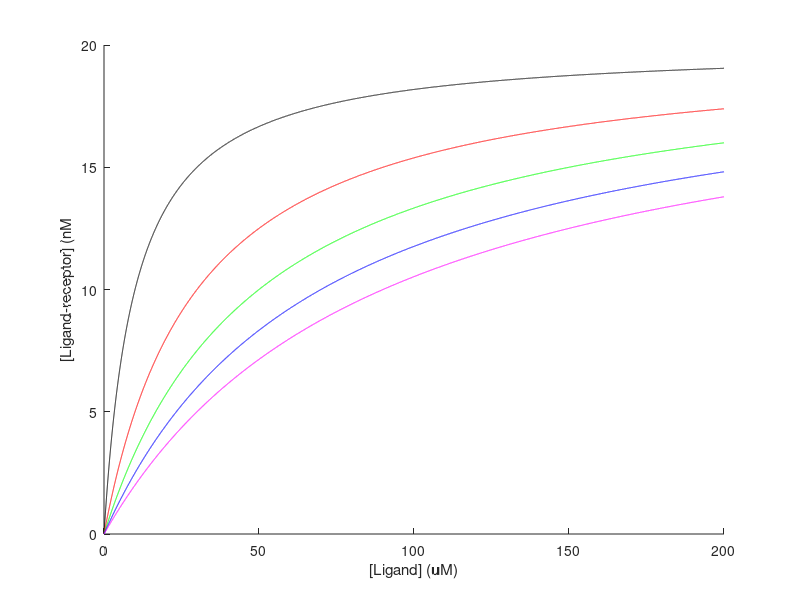

Source code (MATLAB): (Note: this script raises an error after producing the figure.)
%% 

% By Santiago Taguado
% July 18, 2021
% Ligand vs. Ligand-Receptor Mechanism, Image Data Analysis, & Histogram Visualization

%% Ligand vs. Ligand-Receptor Plot

clear all
clc

colors = 'krgbmc';
R_tot = 20;
L = 0:0.01:200;
Kd = 10:20:90;

figure
hold on

for i = 1:length(Kd)
KD = Kd(i);
LR = (R_tot * L) ./ (KD+L);
LR_dat(:,i) = LR;
plot(L,LR,colors(i))
end

xlabel('[Ligand] (uM)')
ylabel('[Ligand-receptor] (nM')

%% From Imaging to Data Analysis

clear all
clc

% The experiment of Calcium Effect in the Ventricular Myocyte of
% a Rat to see the cell is affected by calcium concentration

% Transpose of Image
imagesc(flash4')
colorbar

% Flash Region
flash_transpose = flash4;
flash = flash_transpose(200:300,:);
F_flash = mean(flash);

% No Flash Region
no_flash_1 = flash_transpose(301:512,:);
F_no_flash = mean(no_flash_1);

% Control Region
con_flash = flash_transpose(70:100,:);
F_knot = mean(con_flash);

% Calculating Calcium Concenrations for Flash
R_flash = F_flash./F_knot;

% Calculating Calcium Concentrations for No Flash
R_noflash = F_no_flash./F_knot;

% Plotting
Kd = 1000;
Ca = 150;
Ca_con_flash = (R_flash .* Kd)./(Kd/Ca - R_flash + 1);
Ca_con_noflash = (R_noflash .* Kd)./(Kd/Ca - R_noflash + 1);
time = 1:1:634;

figure
hold on
plot(time,Ca_con_flash, 'r')
plot(time, Ca_con_noflash,'b')
xlabel('Time(s)')
ylabel('[Ca] nM')
legend('Flash', 'No Flash')

%% Analysis of Data: Comparing alcohol consumption to cancer rates

clear all
clc
load sampledata2.mat

patient_age = data(:,1);
patient_drink = data(:,2);
patients_cancer = data(:,3);

% Patients with cancer
sum(patients_cancer > 0);
% Patients who drink more than 6 and less than 5 drinks per week
sum(patient_drink > 6);
sum(patient_drink < 5)
% Patients who drink more than 5 drinks per week
sum(patient_drink > 5)
% Patients over the age of 50 and under the age of 20
sum(patient_age > 50)
sum(patient_age < 20)

% Histogram of Data

can_ind = find(patients_cancer == 1);
no_can_ind = find(patients_cancer == 0);

patient_age_cancer = patient_age(can_ind);
patient_age_nocancer = patient_age(no_can_ind);

edges = [15 25 35 45 55 65 75];
figure
histogram(patient_age_cancer,edges)

% No cancer Histogram
edges = [15 25 35 45 55 65];
histogram(patient_age_nocancer,edges)

% Relating Patient Age and cancer
sum(patient_age_cancer < 30)
mean(patient_age_cancer > 45)

% Relating Patient Age and cancer (2)
mean(patient_age_cancer > 35)

% Relating Patient Age and cancer (3)
mean(patient_age < 25)*100

% Cancer Rates for patients who drink more than 3 times a week
ind = find(patient_drink > 3)
mean(patients_cancer(ind) == 1)*100
